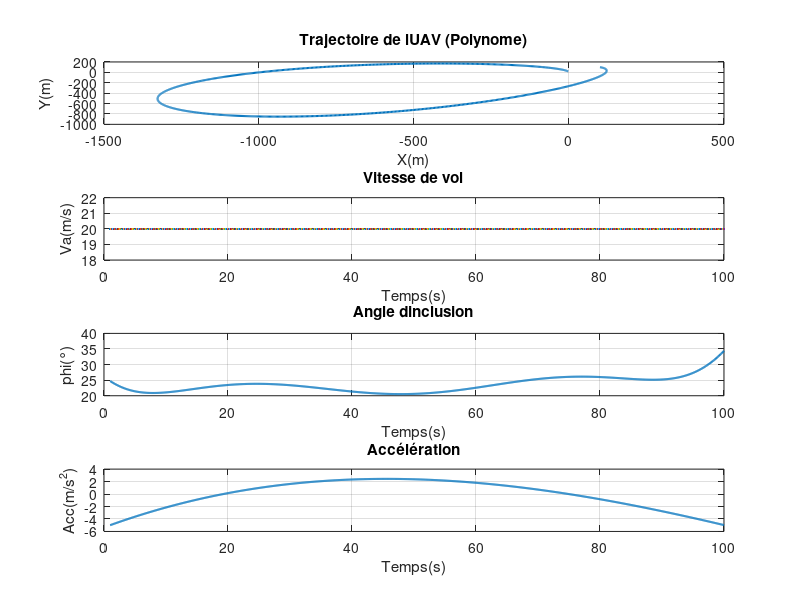

Write MATLAB code to recreate this figure. (Note: this script raises an error after producing the figure.)
% initialize the system parameters
param.g = 9.8;
param.h = 0.05;
param.dblAlt = 150;

% define the initial and final conditions:
xi = [0, 0, pi/2]; % [xi, yi, psi]
ui = [18, 0.5];     % [Vai(t), fii]
xf = [100, 100, 3*pi/4];
uf = [20, 0.6];
T = 100;

% initialize the time stamp, the state and input reference:
t = 1:0.1:100;
xi_ref = [];
u_ref = [];

% construct the matrix M alpha = bar{z} as in eq. (6):
M = [1 0 0 0 0 0 0 0 0 0 0 0;...
     0 1 0 0 0 0 0 0 0 0 0 0;...
     0 0 2 0 0 0 0 0 0 0 0 0;...
     0 0 0 0 0 0 1 0 0 0 0 0;...
     0 0 0 0 0 0 0 1 0 0 0 0;...
     0 0 0 0 0 0 0 0 2 0 0 0;...
     1 T T^2 T^3 T^4 T^5 0 0 0 0 0 0;...
     0 1 2*T 3*T^2 4*T^3 5*T^4 0 0 0 0 0 0;...
     0 0 2 2*3*T 3*4*T^2 4*5*T^3 0 0 0 0 0 0;...
     0 0 0 0 0 0 1 T T^2 T^3 T^4 T^5;...
     0 0 0 0 0 0 0 1 2*T 3*T^2 4*T^3 5*T^4;...
     0 0 0 0 0 0 0 0 2 2*3*T 3*4*T^2 4*5*T^3];

b = [xi(1); ui(1)*cos(xi(3)); -sin(xi(3))*param.g*tan(ui(2));...
     xi(2); ui(1)*sin(xi(3)); cos(xi(3))*param.g*tan(ui(2));...
     xf(1); uf(1)*cos(xf(3)); -sin(xf(3))*param.g*tan(uf(2));...
     xf(2); uf(1)*sin(xf(3)); cos(xf(3))*param.g*tan(uf(2))]

a = inv(M) * b;

% define the flat output and its derivatives
z1 = @(t) (a(1) + a(2)*t + a(3)*t.^2 + a(4)*t.^3 + a(5)*t.^4 + a(6)*t.^5);
z2 = @(t) (a(7) + a(8)*t + a(9)*t.^2 + a(10)*t.^3 + a(11)*t.^4 + a(12)*t.^5);
zd1 = @(t) (a(2) + 2*a(3)*t + 3*a(4)*t.^2 + 4*a(5)*t.^3 + 5*a(6)*t.^4);
zd2 = @(t) (a(8) + 2*a(9)*t + 3*a(10)*t.^2 + 4*a(11)*t.^3 + 5*a(12)*t.^4);
zdd1 = @(t) (2*a(3) + 2*3*a(4)*t + 3*4*a(5)*t.^2 + 4*5*a(6)*t.^3);
zdd2 = @(t) (2*a(9) + 2*3*a(10)*t + 3*4*a(11)*t.^2 + 4*5*a(12)*t.^3);

% define the state and input reference functions
X = @(t) [feval(z1, t); feval(z2, t); atan2(feval(zd2, t), feval(zd1, t))];
U = @(t) [sqrt(feval(zd1, t).^2 + feval(zd2, t).^2);...
    atan2(feval(zdd2, t).*feval(zd1, t) - feval(zd2, t).*feval(zdd1, t),...
    (param.g * sqrt(feval(zd1, t).^2 + feval(zd2, t).^2)))];

% compute the state and input reference:
tt = param.h:param.h:T;
xi_ref = [xi_ref feval(X, tt)];
u_ref = [u_ref feval(U, tt)];
x = z1(t);
y = z2(t);
psi = atan2(zd2(t), zd1(t));
Va = 20; %Va constant à 20
phi = atan2(zdd2(t).*zd1(t)-zd2(t).*zdd1(t),param.g.*Va);
Acc = (zdd1(t)+zdd2(t)/Va);

%tracé des figures

subplot(4,1,1);
plot(x,y, 'LineWidth', 1.5);
xlabel('X(m)'); 
ylabel('Y(m)');
title('Trajectoire de lUAV (Polynome)');
grid on;

subplot(4,1,2);
plot(t, Va, 'LineWidth', 1.5);
xlabel('Temps(s)');
ylabel('Va(m/s)');
title('Vitesse de vol');
grid on;

subplot(4,1,3);
plot(t, rad2deg(phi), 'LineWidth', 1.5);
xlabel('Temps(s)');
ylabel('phi(°)');
title('Angle dinclusion');
grid on;

subplot(4,1,4);
plot(t, Acc, 'LineWidth', 1.5);
xlabel('Temps(s)');
ylabel('Acc(m/s^2)');
title('Accélération');
grid on;



%Ex 3.3



% initialize the system parameters
param.g = 9.8;
param.h = 0.05;
param.dblAlt = 150;

% define the initial and final conditions:
xi = [120, -40, pi]; % [xi, yi, psi]
ui = [18, 0.5];     % [Vai(t), fii]
xf = [600, 50, 3*pi/4];
uf = [20, 0.6];
T = 100;%% Calcul des points de contrôle Bézier
n = 5; % Degré de la courbe de Bézier
P_z1 = compute_bezier_control_points(xi, ui, xf, uf, param, n);
P_z2 = compute_bezier_control_points(xi, ui, xf, uf, param, n);%% Calcul des trajectoires
t_normalized = linspace(0, 1, 100);
[z1, zd1, zdd1] = bezier_curve(t_normalized, P_z1, n);
[z2, zd2, zdd2] = bezier_curve(t_normalized, P_z2, n);%% Post-traitement
tt = 0:param.h:T;
x = interp1(t_normalized*T, z1(:,1), tt);
y = interp1(t_normalized*T, z2(:,2), tt);
psi = atan2(interp1(t_normalized*T, zd2(:,2), tt), interp1(t_normalized*T, zd1(:,1), tt));
Va = sqrt(interp1(t_normalized*T, zd1(:,1), tt).^2 + interp1(t_normalized*T, zd2(:,2), tt).^2);
phi = atan2(interp1(t_normalized*T, zdd2(:,2), tt).*interp1(t_normalized*T, zd1(:,1), tt) - ...
      interp1(t_normalized*T, zd2(:,2), tt).*interp1(t_normalized*T, zdd1(:,1), tt), ...
      (param.g * Va));
Acc = (interp1(t_normalized*T, zd1(:,1), tt).*interp1(t_normalized*T, zdd1(:,1), tt) + ...
      interp1(t_normalized*T, zd2(:,2), tt).*interp1(t_normalized*T, zdd2(:,2), tt)) ./ Va;%% Tracé des figures
figure;

subplot(4,1,1);
plot(x, y, 'LineWidth', 1.5);
xlabel('X (m)'); 
ylabel('Y (m)');
title('Trajectoire de l''UAV (Bézier)');
grid on;

subplot(4,1,2);
plot(tt, Va, 'LineWidth', 1.5);
xlabel('Temps (s)');
ylabel('Va (m/s)');
title('Vitesse de vol');
grid on;

subplot(4,1,3);
plot(tt, rad2deg(phi), 'LineWidth', 1.5);
xlabel('Temps (s)');
ylabel('phi (°)');
title('Angle d''inclinaison');
grid on;

subplot(4,1,4);
plot(tt, Acc, 'LineWidth', 1.5);
xlabel('Temps (s)');
ylabel('Acc (m/s^2)');
title('Accélération');
grid on;
